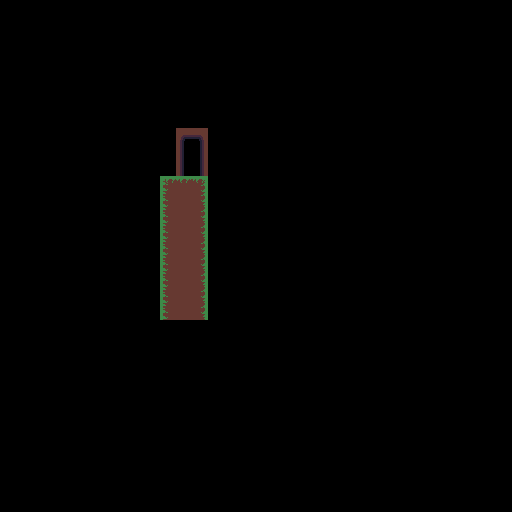

A 2D game scene composited from a Tiled map and its tileset images. What follows is a short description and the map's XML, with every tile layer's data as written:
An orthogonal 32x32 tile map with 16x16 px tiles, 1 tile layer (Tile Layer 1) and 2 objects (Door).

<map version="1.0" tiledversion="2018.08.06" orientation="orthogonal" renderorder="right-down" width="32" height="32" tilewidth="16" tileheight="16" infinite="0" nextlayerid="3" nextobjectid="3">
 <tileset firstgid="1" source="tilesheet.tsx" />
 <layer id="1" name="Tile Layer 1" width="32" height="32">
  <data encoding="csv">
0,0,0,0,0,0,0,0,0,0,0,0,0,0,0,0,0,0,0,0,0,0,0,0,0,0,0,0,0,0,0,0,
0,0,0,0,0,0,0,0,0,0,0,0,0,0,0,0,0,0,0,0,0,0,0,0,0,0,0,0,0,0,0,0,
0,0,0,0,0,0,0,0,0,0,0,0,0,0,0,0,0,0,0,0,0,0,0,0,0,0,0,0,0,0,0,0,
0,0,0,0,0,0,0,0,0,0,0,0,0,0,0,0,0,0,0,0,0,0,0,0,0,0,0,0,0,0,0,0,
0,0,0,0,0,0,0,0,0,0,0,0,0,0,0,0,0,0,0,0,0,0,0,0,0,0,0,0,0,0,0,0,
0,0,0,0,0,0,0,0,0,0,0,0,0,0,0,0,0,0,0,0,0,0,0,0,0,0,0,0,0,0,0,0,
0,0,0,0,0,0,0,0,0,0,0,0,0,0,0,0,0,0,0,0,0,0,0,0,0,0,0,0,0,0,0,0,
0,0,0,0,0,0,0,0,0,0,0,0,0,0,0,0,0,0,0,0,0,0,0,0,0,0,0,0,0,0,0,0,
0,0,0,0,0,0,0,0,0,0,0,72,73,0,0,0,0,0,0,0,0,0,0,0,0,0,0,0,0,0,0,0,
0,0,0,0,0,0,0,0,0,0,0,104,105,0,0,0,0,0,0,0,0,0,0,0,0,0,0,0,0,0,0,0,
0,0,0,0,0,0,0,0,0,0,0,136,137,0,0,0,0,0,0,0,0,0,0,0,0,0,0,0,0,0,0,0,
0,0,0,0,0,0,0,0,0,0,3,4,5,0,0,0,0,0,0,0,0,0,0,0,0,0,0,0,0,0,0,0,
0,0,0,0,0,0,0,0,0,0,35,36,37,0,0,0,0,0,0,0,0,0,0,0,0,0,0,0,0,0,0,0,
0,0,0,0,0,0,0,0,0,0,35,36,37,0,0,0,0,0,0,0,0,0,0,0,0,0,0,0,0,0,0,0,
0,0,0,0,0,0,0,0,0,0,35,36,37,0,0,0,0,0,0,0,0,0,0,0,0,0,0,0,0,0,0,0,
0,0,0,0,0,0,0,0,0,0,35,36,37,0,0,0,0,0,0,0,0,0,0,0,0,0,0,0,0,0,0,0,
0,0,0,0,0,0,0,0,0,0,35,36,37,0,0,0,0,0,0,0,0,0,0,0,0,0,0,0,0,0,0,0,
0,0,0,0,0,0,0,0,0,0,35,36,37,0,0,0,0,0,0,0,0,0,0,0,0,0,0,0,0,0,0,0,
0,0,0,0,0,0,0,0,0,0,35,36,37,0,0,0,0,0,0,0,0,0,0,0,0,0,0,0,0,0,0,0,
0,0,0,0,0,0,0,0,0,0,35,36,37,0,0,0,0,0,0,0,0,0,0,0,0,0,0,0,0,0,0,0,
0,0,0,0,0,0,0,0,0,0,0,0,0,0,0,0,0,0,0,0,0,0,0,0,0,0,0,0,0,0,0,0,
0,0,0,0,0,0,0,0,0,0,0,0,0,0,0,0,0,0,0,0,0,0,0,0,0,0,0,0,0,0,0,0,
0,0,0,0,0,0,0,0,0,0,0,0,0,0,0,0,0,0,0,0,0,0,0,0,0,0,0,0,0,0,0,0,
0,0,0,0,0,0,0,0,0,0,0,0,0,0,0,0,0,0,0,0,0,0,0,0,0,0,0,0,0,0,0,0,
0,0,0,0,0,0,0,0,0,0,0,0,0,0,0,0,0,0,0,0,0,0,0,0,0,0,0,0,0,0,0,0,
0,0,0,0,0,0,0,0,0,0,0,0,0,0,0,0,0,0,0,0,0,0,0,0,0,0,0,0,0,0,0,0,
0,0,0,0,0,0,0,0,0,0,0,0,0,0,0,0,0,0,0,0,0,0,0,0,0,0,0,0,0,0,0,0,
0,0,0,0,0,0,0,0,0,0,0,0,0,0,0,0,0,0,0,0,0,0,0,0,0,0,0,0,0,0,0,0,
0,0,0,0,0,0,0,0,0,0,0,0,0,0,0,0,0,0,0,0,0,0,0,0,0,0,0,0,0,0,0,0,
0,0,0,0,0,0,0,0,0,0,0,0,0,0,0,0,0,0,0,0,0,0,0,0,0,0,0,0,0,0,0,0,
0,0,0,0,0,0,0,0,0,0,0,0,0,0,0,0,0,0,0,0,0,0,0,0,0,0,0,0,0,0,0,0,
0,0,0,0,0,0,0,0,0,0,0,0,0,0,0,0,0,0,0,0,0,0,0,0,0,0,0,0,0,0,0,0
</data>
 </layer>
 <objectgroup id="2" name="Doors">
  <object id="1" name="Door" type="Door" x="183.75" y="139.75" width="17.25" height="36.5">
   <properties>
    <property name="id" value="1" />
    <property name="pop" value="" />
   </properties>
  </object>
  <object id="2" x="160" y="176" width="48" height="144" />
 </objectgroup>
</map>
